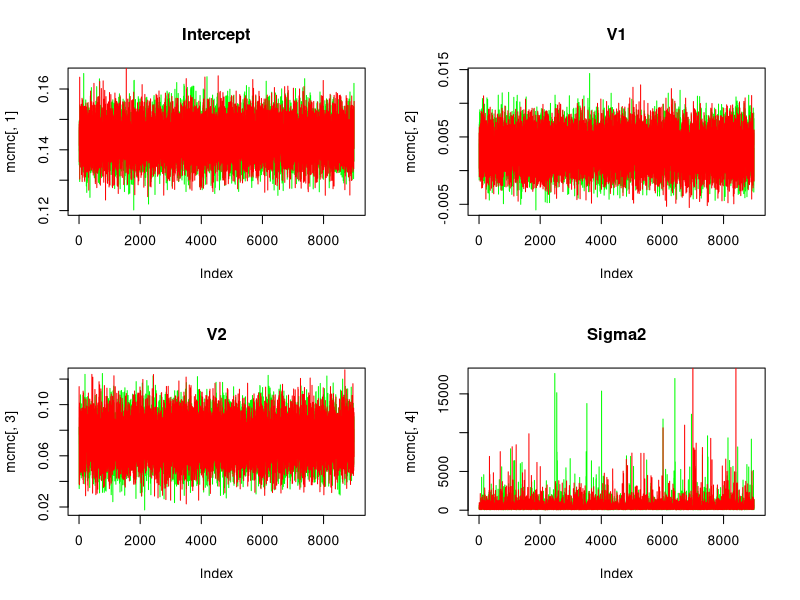
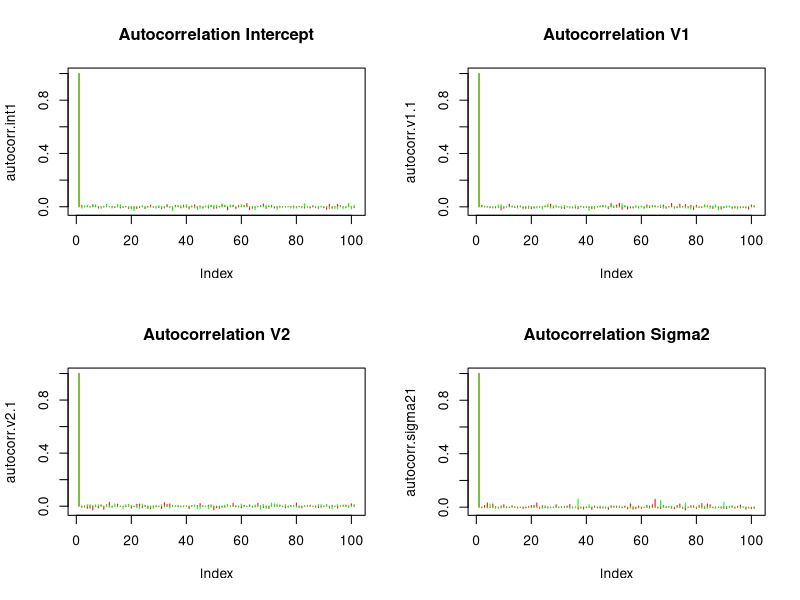
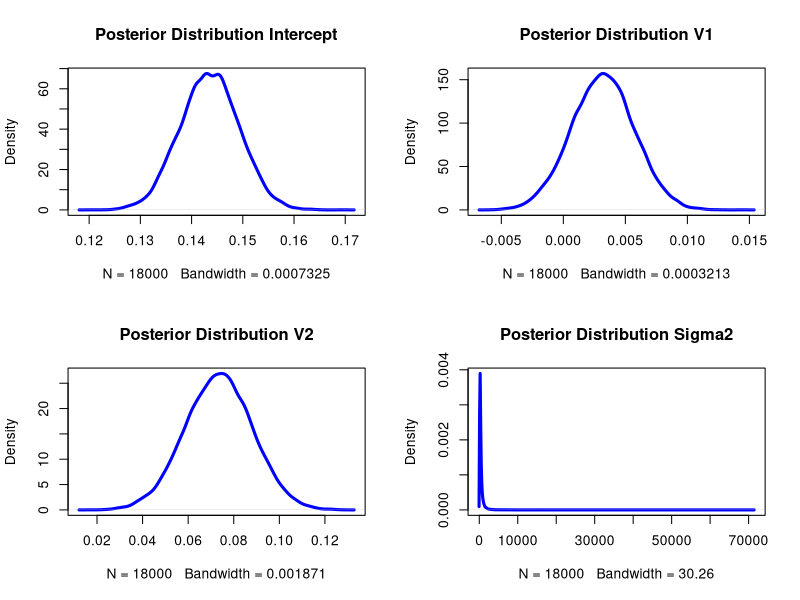

Reproduce these figures in R, in order.
# -------------------------------
# Gibbs Sampling algorithm in R
# -------------------------------


# Constructing some data

  # Var/Covar matrix in population, first column is y-var
  sigma <- matrix(c(1,    0.25,  0.25,  0.25,   
                      0.25,   1,     0.25,  0.25,    
                      0.25,   0.25,  1,     0.25,     
                      0.25,   0.25,  0.25,   1),nrow=4,ncol=4)
  
  # Mean vector in population
  mu <- rep(0,4)
  
  # Sample from this multivariate normal distribution
  library(MASS)
  data <- as.data.frame(mvrnorm(n = 1000, mu, sigma, empirical=FALSE))


  
# ---------------------------------------------------------
# For Gibbs sampling, we need starting values. Let's take
# parameters of frequentist regression. 
# ---------------------------------------------------------

regression <- function(y, ...) { 
  
  # Constructing Matrix for Dependent Variable
  y.matrix <- as.matrix(y)
  
  # Constructing Matrix for Independent Variables
  predictors <- list(...) 
  x.matrix.initial <- do.call(cbind,predictors) 
  x.matrix <- cbind(x.matrix.initial, rep(1, nrow(x.matrix.initial)))
    
  # Yield ML-Estimates
  
    # Regression Coefficients
    tX.X <-solve(t(x.matrix)%*%x.matrix) 
    X <- tX.X%*%t(x.matrix) 
    coefs <<- X%*%y.matrix 
  
    # Residual Variance
    yhat <- x.matrix%*%coefs
    n = nrow(x.matrix)
    k = ncol(x.matrix)
    sigma2 <<- (sum((y.matrix - yhat)^2))/(n-k)
    
    # Predicted Values
    yhat <<- x.matrix%*%coefs
  
}

# Construct Maximum Likelihood Estimates
with(data, regression(V1,V2,V3))



# ------------------------------------------------
# Running two Gibbs samplers as separate chains
# ------------------------------------------------
  
# Define Variables, Sample Size, Number of Iterations
y <- data$V1
x1 <- data$V2
x2 <- data$V3
n <- length(data)
n.iter <- 10000

# Define whatever (informative) prior distributions
mu <- c(0.143527386, 0.003159547, 0.073368232)
tau <- c(0.005776833, 0.002544000, 0.014750001)
scale <- 0.001
shape <- 0.001

# Construct Matrices in which MCMC Results are stored

  # For First Chain
  mcmc <- matrix(0,n.iter,4)
  names <- c("Intercept","Beta 1", "Beta 2", "Sigma2")
  colnames(mcmc) <- names

  # For Second Chain
  mcmc2 <- matrix(0,n.iter,4)
  names <- c("Intercept","Beta 1", "Beta 2", "Sigma2")
  colnames(mcmc) <- names
  
  # For Posterior Predictive Check
  ppp <- rep(NA, n.iter)


# First Chain: Gibbs Sampling with ML-Estimates as Initial Values
for(i in 1:n.iter){
  
  # Sample from Conditional Posterior of Sigma2
  SSE <- sum( (y-coefs[1] - x1*coefs[2] - x2*coefs[3]) ^2)
  sigma2 <- 1/rgamma(1,n/2+scale,SSE/2+shape)
  
  # Sample from Conditional Posterior of Intercept
  numerator1 <- sum(y-x1*coefs[2]-x2*coefs[3])/sigma2 + mu[1]/tau[1]^2
  denominator1 <- n/sigma2 + 1/tau[1]^2
  coefs[1] <- rnorm(1,numerator1/denominator1,sqrt(1/denominator1))
  
  numerator2 <- sum(x1*(y-coefs[1] - x2*coefs[3]))/sigma2 + mu[2]/tau[2]^2
  denominator2 <- sum(x1^2)/sigma2 + 1/tau[2]^2
  coefs[2] <- rnorm(1,numerator2/denominator2,sqrt(1/denominator2))
  
  # Sample from Conditional Posterior of V1
  numerator3 <- sum(x2*(y-coefs[1] - x1*coefs[2]))/sigma2 + mu[3]/tau[3]^2
  denominator3 <- sum(x2^2)/sigma2 + 1/tau[3]^2
  coefs[3] <- rnorm(1,numerator3/denominator3,sqrt(1/denominator3))
  
  # Store Results in prepared Matrix
  mcmc[i,] <- c(coefs,sigma2)
  
}



# Second Chain: Gibbs Sampling with arbitrary Initial Values

initials <- c(0.01, 0.01, 0.01)
sigma2.2 <- 0.01

# GIBBS Sampling and PPC
for(i in 1:n.iter){
  
  # Sample from Conditional Posterior of Sigma2
  SSE <- sum( (y-initials[1] - x1*initials[2] - x2*initials[3]) ^2)
  sigma2.2 <- 1/rgamma(1,n/2+scale,SSE/2+shape)
  
  # Sample from Conditional Posterior of Intercept
  numerator1 <- sum(y-x1*initials[2]-x2*initials[3])/sigma2.2 + mu[1]/tau[1]^2
  denominator1 <- n/sigma2.2 + 1/tau[1]^2
  initials[1] <- rnorm(1,numerator1/denominator1,sqrt(1/denominator1))
  
  # Sample from Conditional Posterior of V2
  numerator2 <- sum(x1*(y-initials[1] - x2*initials[3]))/sigma2.2 + mu[2]/tau[2]^2
  denominator2 <- sum(x1^2)/sigma2.2 + 1/tau[2]^2
  initials[2] <- rnorm(1,numerator2/denominator2,sqrt(1/denominator2))
  
  # Sample from Conditional Posterior of V1
  numerator3 <- sum(x2*(y-initials[1] - x1*initials[2]))/sigma2.2 + mu[3]/tau[3]^2
  denominator3 <- sum(x2^2)/sigma2.2 + 1/tau[3]^2
  initials[3] <- rnorm(1,numerator3/denominator3,sqrt(1/denominator3))
  
  # Store Results in prepared Matrix
  mcmc2[i,] <- c(initials,sigma2.2)
  
}


# Cut off Burn-in period for all following tasks
burn <- 1000
mcmc <- mcmc[-c(1:burn),]
mcmc2 <- mcmc2[-c(1:burn),]



  

# -------------------------------------------------
# 4. Assessing Autocorrelation and History Plots
# -------------------------------------------------

# History Plots
  
  par(mfrow=c(2,2))
  
  # Intercept
  plot(mcmc[,1], type="l", col="green", main="Intercept")
  lines(mcmc2[,1], type="l", col="red")
  
  # V1
  plot(mcmc[,2], type="l", col="green", main="V1")
  lines(mcmc2[,2], type="l", col="red")
  
  # V2
  plot(mcmc[,3], type="l", col="green", main="V2")
  lines(mcmc2[,3], type="l", col="red")
  
  # Sigma2
  plot(mcmc[,4], type="l", col="green", main="Sigma2")
  lines(mcmc2[,4], type="l", col="red")
  

# Autocorrelation Plots
  
  #### Computation ####
  
  # Create empty vectors to store autocorrelation estimates
  autocorr.int1 <- 0
  autocorr.int2 <- 0
  autocorr.v1.1 <- 0
  autocorr.v1.2 <- 0
  autocorr.v2.1 <- 0
  autocorr.v2.2 <- 0
  autocorr.sigma21 <- 0
  autocorr.sigma22 <- 0
  
  # Intercept - Chain 1
  
    # Centering Values
    centered <- mcmc[,1] - mean(mcmc[,1])             
    # Calculate Variance                                    
    var <- sum(centered * centered) / (n.iter-burn)                   
    # Set first Element to 1
    autocorr.int1[1] <- 1                                 
    # Calculate Autocorrelation and Store Results
    for(i in 1:100){                              
      lag <- centered[-c(1:i)]                        
      lag.alt <- centered[1:(length(lag))]            
      autocorr.int1[i+1] <- (sum(lag.alt * lag) / (n.iter-burn)) / var  
    }
    
  
  # Intercept - Chain 2
    
    # Centering Values
    centered <- mcmc2[,1] - mean(mcmc2[,1])             
    # Calculate Variance                                    
    var <- sum(centered * centered) / n                  
    # Set first Element to 1
    autocorr.int2[1] <- 1                                 
    # Calculate Autocorrelation and Store Results
    for(i in 1:100){                              
      lag <- centered[-c(1:i)]                        
      lag.alt <- centered[1:(length(lag))]            
      autocorr.int2[i+1] <- (sum(lag.alt * lag) / n) / var  
    }
  
   
  # V1 - Chain 1
  
    # Centering Values
    centered <- mcmc[,2] - mean(mcmc[,2])             
    # Calculate Variance                                    
    var <- sum(centered * centered) / (n.iter-burn)                   
    # Set first Element to 1
    autocorr.v1.1[1] <- 1                                 
    # Calculate Autocorrelation and Store Results
    for(i in 1:100){                              
      lag <- centered[-c(1:i)]                        
      lag.alt <- centered[1:(length(lag))]            
      autocorr.v1.1[i+1] <- (sum(lag.alt * lag) / (n.iter-burn)) / var  
    }
  
  
  # V2 - Chain 2
  
    # Centering Values
    centered <- mcmc2[,2] - mean(mcmc2[,2])             
    # Calculate Variance                                    
    var <- sum(centered * centered) / (n.iter-burn)                   
    # Set first Element to 1
    autocorr.v1.2[1] <- 1                                 
    # Calculate Autocorrelation and Store Results
    for(i in 1:100){                              
      lag <- centered[-c(1:i)]                        
      lag.alt <- centered[1:(length(lag))]            
      autocorr.v1.2[i+1] <- (sum(lag.alt * lag) / (n.iter-burn)) / var  
    }
  
    
  # V2 - Chain 1
    
    # Centering Values
    centered <- mcmc[,3] - mean(mcmc[,3])             
    # Calculate Variance                                    
    var <- sum(centered * centered) / (n.iter-burn)                   
    # Set first Element to 1
    autocorr.v2.1[1] <- 1                                 
    # Calculate Autocorrelation and Store Results
    for(i in 1:100){                              
      lag <- centered[-c(1:i)]                        
      lag.alt <- centered[1:(length(lag))]            
      autocorr.v2.1[i+1] <- (sum(lag.alt * lag) / (n.iter-burn)) / var  
    }
    
    
  # V2 - Chain 2
    
    # Centering Values
    centered <- mcmc2[,3] - mean(mcmc2[,3])             
    # Calculate Variance                                    
    var <- sum(centered * centered) / (n.iter-burn)                   
    # Set first Element to 1
    autocorr.v2.2[1] <- 1                                 
    # Calculate Autocorrelation and Store Results
    for(i in 1:100){                              
      lag <- centered[-c(1:i)]                        
      lag.alt <- centered[1:(length(lag))]            
      autocorr.v2.2[i+1] <- (sum(lag.alt * lag) / (n.iter-burn)) / var  
    }
    
   
  # Sigma2 - Chain 1
    
    # Centering Values
    centered <- mcmc[,4] - mean(mcmc[,4])             
    # Calculate Variance                                    
    var <- sum(centered * centered) / (n.iter-burn)                   
    # Set first Element to 1
    autocorr.sigma21[1] <- 1                                 
    # Calculate Autocorrelation and Store Results
    for(i in 1:100){                              
      lag <- centered[-c(1:i)]                        
      lag.alt <- centered[1:(length(lag))]            
      autocorr.sigma21[i+1] <- (sum(lag.alt * lag) / (n.iter-burn)) / var  
    }
    
    
  # Sigma2 - Chain 2
    
    # Centering Values
    centered <- mcmc2[,4] - mean(mcmc2[,4])             
    # Calculate Variance                                    
    var <- sum(centered * centered) / (n.iter-burn)                   
    # Set first Element to 1
    autocorr.sigma22[1] <- 1                                 
    # Calculate Autocorrelation and Store Results
    for(i in 1:100){                              
      lag <- centered[-c(1:i)]                        
      lag.alt <- centered[1:(length(lag))]            
      autocorr.sigma22[i+1] <- (sum(lag.alt * lag) / (n.iter-burn)) / var  
    }
    
   

    #### Plotting ####
    # Plot Autocorrelation for Intercept
    par(mfrow=c(2,2))
    plot(autocorr.int1, type="h", col="red", main="Autocorrelation Intercept") 
    lines(autocorr.int2, type="h", col="green")
    
    # Plot Autocorrelation for V1
    plot(autocorr.v1.1, type="h", col="red", main="Autocorrelation V1") 
    lines(autocorr.v1.2, type="h", col="green")
    
    # Plot Autocorrelation for V2
    plot(autocorr.v2.1, type="h", col="red", main="Autocorrelation V2") 
    lines(autocorr.v2.2, type="h", col="green")
    
    # Plot Autocorrelation for Sigma2
    plot(autocorr.sigma21, type="h", col="red", main="Autocorrelation Sigma2") 
    lines(autocorr.sigma22, type="h", col="green")
  
    
    
# ------------------------
# 5. Evaluating Results
# ------------------------

# Merging both chains together
joint.mcmc <- rbind(mcmc, mcmc2)

# Construct Bayesian Regression Table
results <- matrix(nrow=4, ncol=4)

names2 <- c("Intercept", "V1", "V2", "Sigma2")
rownames(results) <- names2
names3 <- c("Mean", "SD", "2.5 CI", "97.5 CI")
colnames(results) <- names3

results[1,1] <- mean(joint.mcmc[,1])
results[1,2] <- sd(joint.mcmc[,1])
results[1,3] <- mean(joint.mcmc[,1])-1.96*sd(joint.mcmc[,1])
results[1,4] <- mean(joint.mcmc[,1])+1.96*sd(joint.mcmc[,1])

results[2,1] <- mean(joint.mcmc[,2])
results[2,2] <- sd(joint.mcmc[,2])
results[2,3] <- mean(joint.mcmc[,2])-1.96*sd(joint.mcmc[,2])
results[2,4] <- mean(joint.mcmc[,2])+1.96*sd(joint.mcmc[,2])

results[3,1] <- mean(joint.mcmc[,3])
results[3,2] <- sd(joint.mcmc[,3])
results[3,3] <- mean(joint.mcmc[,3])-1.96*sd(joint.mcmc[,3])
results[3,4] <- mean(joint.mcmc[,3])+1.96*sd(joint.mcmc[,3])

results[4,1] <- mean(joint.mcmc[,4])
results[4,2] <- sd(joint.mcmc[,4])
results[4,3] <- mean(joint.mcmc[,4])-1.96*sd(joint.mcmc[,4])
results[4,4] <- mean(joint.mcmc[,4])+1.96*sd(joint.mcmc[,4])

# Display Bayesian Regression Table
results

# Display Posterior Distributions (add titles, axes)
par(mfrow=c(2,2))
plot(density(joint.mcmc[,1]), col="blue", lwd=3, main="Posterior Distribution Intercept")
plot(density(joint.mcmc[,2]), col="blue", lwd=3, main="Posterior Distribution V1")
plot(density(joint.mcmc[,3]), col="blue", lwd=3, main="Posterior Distribution V2")
plot(density(joint.mcmc[,4]), col="blue", lwd=3, main="Posterior Distribution Sigma2")





